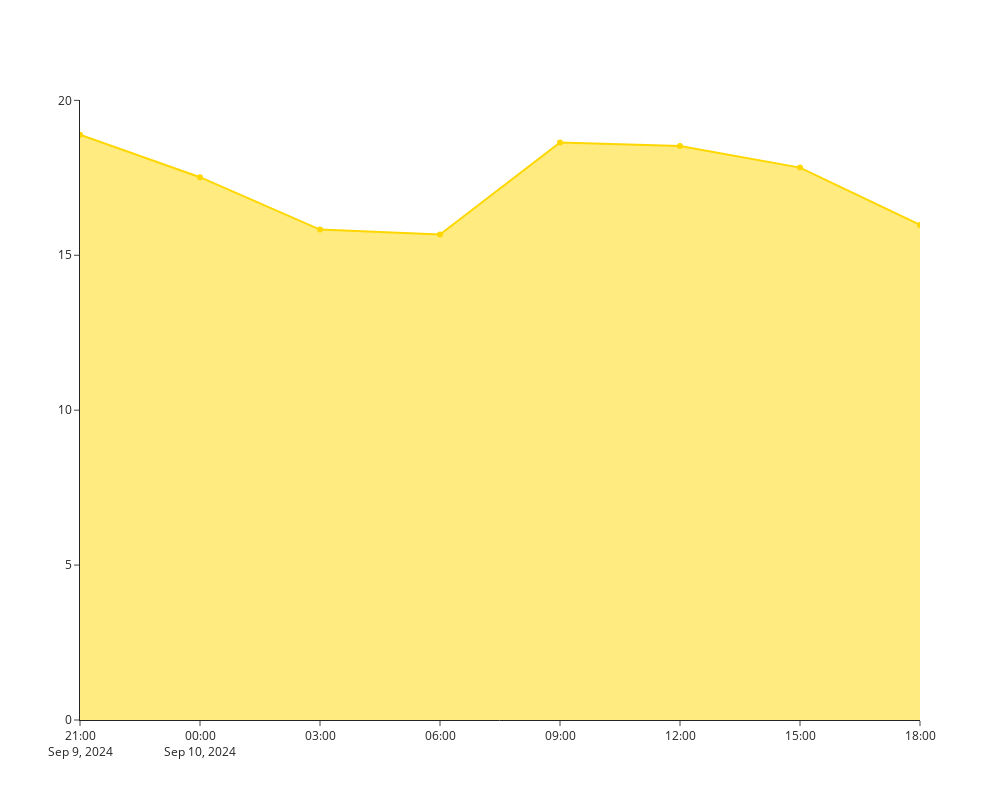

Notebook code for this chart:
### Code cell
fig = go.Figure()
fig.add_trace(go.Scatter(x=weather_forecast.index, y=weather_forecast['Temp_Max'], mode='lines+markers', name='Max Temperature (°C)'))
fig.update_traces(line_color='gold', fill='tozeroy')
fig.update_layout(template='simple_white')
fig.update_layout(width=1000, height=800)
fig.show()

### Figure 1 — Plotly figure (JSON) as saved in the notebook; plotly's stock layout.template omitted (floating-point values rounded to 4 significant figures)
{"data": [{"fill": "tozeroy", "line": {"color": "gold"}, "mode": "lines+markers", "name": "Max Temperature (°C)", "type": "scatter", "x": ["2024-09-09 21", "2024-09-10 00", "2024-09-10 03", "2024-09-10 06", "2024-09-10 09", "2024-09-10 12", "2024-09-10 15", "2024-09-10 18"], "y": [18.89, 17.52, 15.83, 15.67, 18.64, 18.53, 17.83, 15.98]}], "layout": {"height": 800, "width": 1000}}
